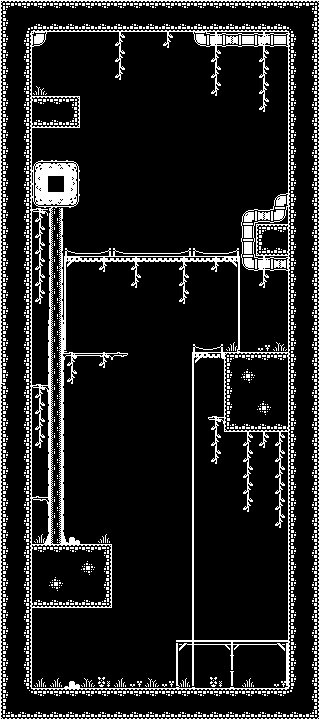

Tiled map render using the project's own tile images. Description and the map definition, with tile-layer contents summarised, below:
An orthogonal 20x45 tile map with 16x16 px tiles, 4 tile layers (ground, decoration, foreground, platforms), 1 hidden layer not drawn, 2 tilesets and 50 objects (32x light, 8x moving-platform, 5x torch, 2x gem, goal, ...).

<map version="1.10" tiledversion="1.12.2" orientation="orthogonal" renderorder="right-down" width="20" height="45" tilewidth="16" tileheight="16" infinite="0" nextlayerid="12" nextobjectid="128">
 <editorsettings>
  <export target="level3.json" format="json" />
 </editorsettings>
 <tileset firstgid="1" name="monochrome_tilemap_transparent_packed" tilewidth="16" tileheight="16" tilecount="400" columns="20">
  <image source="../images/monochrome_tilemap_transparent_packed.png" width="320" height="320" />
  <tile id="248">
   <properties>
    <property name="active" type="bool" value="false" />
   </properties>
  </tile>
 </tileset>
 <tileset firstgid="401" name="monochrome_tilemap_packed" tilewidth="16" tileheight="16" tilecount="400" columns="20">
  <image source="../images/monochrome_tilemap_packed.png" width="320" height="320" />
 </tileset>
 <layer id="4" name="background" width="20" height="45" visible="0">
  <data>[900 cells, 900 non-empty, 1 distinct tile ids]</data>
 </layer>
 <layer id="1" name="ground" width="20" height="45">
  <data>[900 cells, 334 non-empty, 34 distinct tile ids]</data>
 </layer>
 <layer id="2" name="decoration" width="20" height="45">
  <data>[900 cells, 70 non-empty, 6 distinct tile ids]</data>
 </layer>
 <layer id="5" name="foreground" width="20" height="45">
  <data>[900 cells, 56 non-empty, 12 distinct tile ids]</data>
 </layer>
 <layer id="10" name="platforms" width="20" height="45">
  <data>[900 cells, 20 non-empty, 7 distinct tile ids]</data>
 </layer>
 <objectgroup id="8" name="triggers">
  <object id="83" name="gem" type="gem" gid="103" x="272" y="352" width="16" height="16">
   <properties>
    <property name="value" type="int" value="1" />
   </properties>
  </object>
  <object id="90" name="gem" type="gem" gid="103" x="32" y="160" width="16" height="16">
   <properties>
    <property name="value" type="int" value="1" />
   </properties>
  </object>
  <object id="91" name="goal" type="goal" gid="390" x="48" y="96" width="16" height="16" />
  <object id="93" name="key" type="key" gid="97" x="208" y="416" width="16" height="16" />
 </objectgroup>
 <objectgroup id="11" name="hazards">
  <object id="79" name="L" type="moving-platform" gid="65" x="112" y="448" width="16" height="16">
   <properties>
    <property name="move-x" type="int" value="40" />
    <property name="move-y" type="int" value="0" />
    <property name="speed" type="int" value="20" />
   </properties>
  </object>
  <object id="80" type="moving-platform" gid="66" x="128" y="448" width="16" height="16">
   <properties>
    <property name="move-x" type="int" value="40" />
    <property name="move-y" type="int" value="0" />
    <property name="speed" type="int" value="20" />
   </properties>
  </object>
  <object id="81" type="moving-platform" gid="66" x="144" y="448" width="16" height="16">
   <properties>
    <property name="move-x" type="int" value="40" />
    <property name="move-y" type="int" value="0" />
    <property name="speed" type="int" value="20" />
   </properties>
  </object>
  <object id="82" name="R" type="moving-platform" gid="67" x="160" y="448" width="16" height="16">
   <properties>
    <property name="move-x" type="int" value="40" />
    <property name="move-y" type="int" value="0" />
    <property name="speed" type="int" value="20" />
   </properties>
  </object>
  <object id="84" name="L" type="moving-platform" gid="65" x="144" y="176" width="16" height="16">
   <properties>
    <property name="move-x" type="int" value="40" />
    <property name="move-y" type="int" value="0" />
    <property name="speed" type="int" value="20" />
   </properties>
  </object>
  <object id="85" type="moving-platform" gid="66" x="160" y="176" width="16" height="16">
   <properties>
    <property name="move-x" type="int" value="40" />
    <property name="move-y" type="int" value="0" />
    <property name="speed" type="int" value="20" />
   </properties>
  </object>
  <object id="86" type="moving-platform" gid="66" x="176" y="176" width="16" height="16">
   <properties>
    <property name="move-x" type="int" value="40" />
    <property name="move-y" type="int" value="0" />
    <property name="speed" type="int" value="20" />
   </properties>
  </object>
  <object id="87" name="R" type="moving-platform" gid="67" x="192" y="176" width="16" height="16">
   <properties>
    <property name="move-x" type="int" value="40" />
    <property name="move-y" type="int" value="0" />
    <property name="speed" type="int" value="20" />
   </properties>
  </object>
 </objectgroup>
 <objectgroup id="7" name="lights">
  <object id="71" name="torch" type="torch" gid="249" x="224" y="640" width="16" height="16">
   <properties>
    <property name="active" type="bool" value="false" />
    <property name="color" type="color" value="#ffff8c32" />
    <property name="effect" value="flicker" />
    <property name="radius" type="int" value="50" />
   </properties>
  </object>
  <object id="72" name="torch" type="torch" gid="249" x="80" y="352" width="16" height="16">
   <properties>
    <property name="active" type="bool" value="false" />
    <property name="color" type="color" value="#ffff8c32" />
    <property name="effect" value="flicker" />
    <property name="radius" type="int" value="50" />
   </properties>
  </object>
  <object id="88" name="torch" type="torch" gid="249" x="80" y="544" width="16" height="16">
   <properties>
    <property name="active" type="bool" value="false" />
    <property name="color" type="color" value="#ffff8c32" />
    <property name="effect" value="flicker" />
    <property name="radius" type="int" value="50" />
   </properties>
  </object>
  <object id="89" name="torch" type="torch" gid="249" x="240" y="352" width="16" height="16">
   <properties>
    <property name="active" type="bool" value="false" />
    <property name="color" type="color" value="#ffff8c32" />
    <property name="effect" value="flicker" />
    <property name="radius" type="int" value="50" />
   </properties>
  </object>
  <object id="94" name="fruit" type="light" gid="109" x="48" y="192" width="16" height="16">
   <properties>
    <property name="color" type="color" value="#ff942192" />
    <property name="effect" value="pulse" />
    <property name="radius" type="int" value="75" />
   </properties>
  </object>
  <object id="95" name="torch" type="torch" gid="249" x="144" y="256" width="16" height="16">
   <properties>
    <property name="active" type="bool" value="false" />
    <property name="color" type="color" value="#ffff8c32" />
    <property name="effect" value="flicker" />
    <property name="radius" type="int" value="50" />
   </properties>
  </object>
  <object id="97" name="leaf" type="light" gid="38" x="112" y="352" width="16" height="16">
   <properties>
    <property name="color" type="color" value="#ff00f900" />
    <property name="effect" value="pulse" />
    <property name="radius" type="int" value="25" />
   </properties>
  </object>
  <object id="98" name="leaf" type="light" gid="38" x="32" y="384" width="16" height="16">
   <properties>
    <property name="color" type="color" value="#ff00f900" />
    <property name="effect" value="pulse" />
    <property name="radius" type="int" value="25" />
   </properties>
  </object>
  <object id="99" name="leaf" type="light" gid="38" x="48" y="496" width="16" height="16" rotation="180">
   <properties>
    <property name="color" type="color" value="#ff00f900" />
    <property name="effect" value="pulse" />
    <property name="radius" type="int" value="25" />
   </properties>
  </object>
  </objectgroup>
 <objectgroup id="6" name="spawns">
  <!-- 1 objects omitted --></objectgroup>
</map>
<!-- 29 of 50 objects omitted -->
